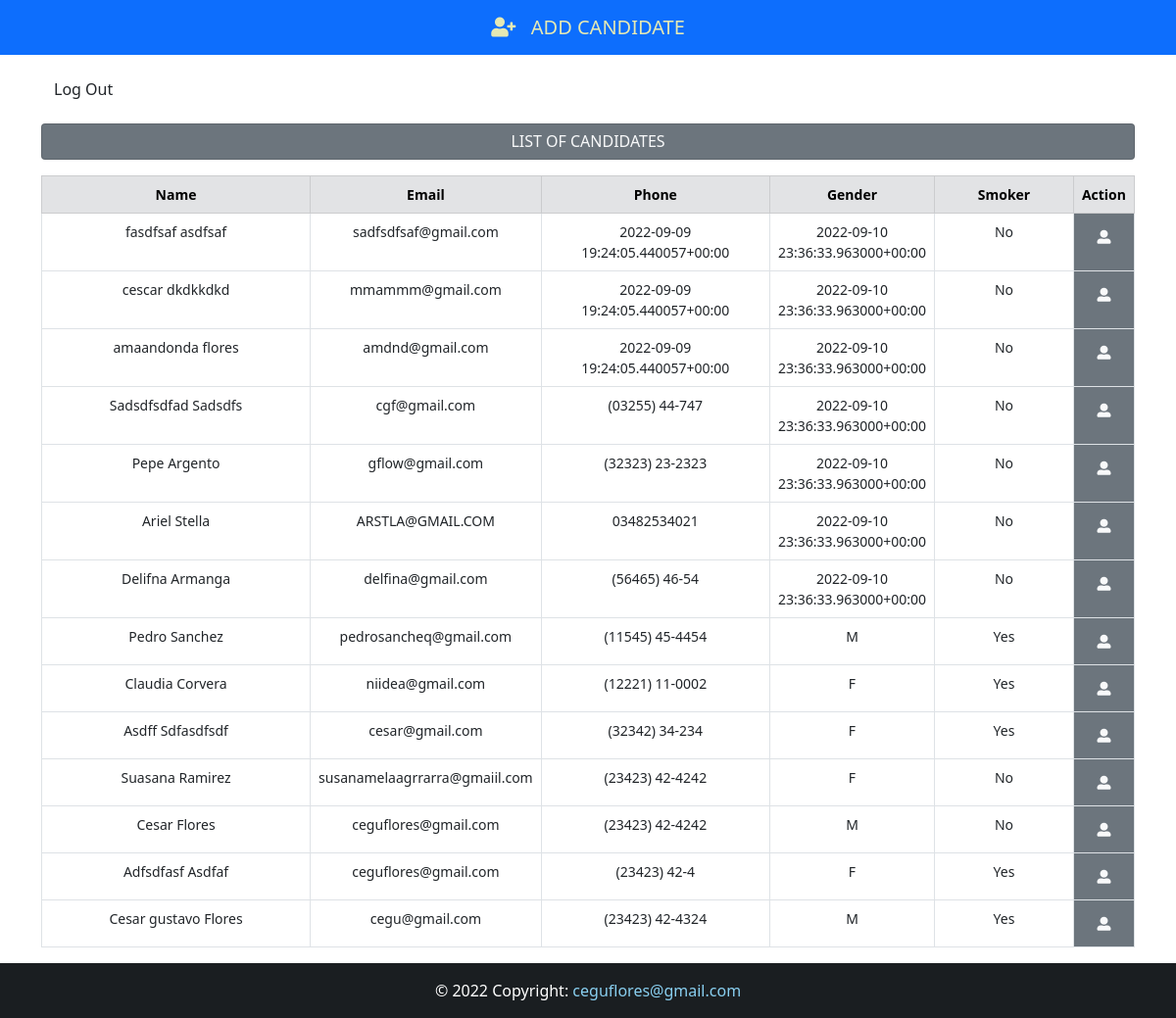
Page /backend (signed in) on the earlier database version.
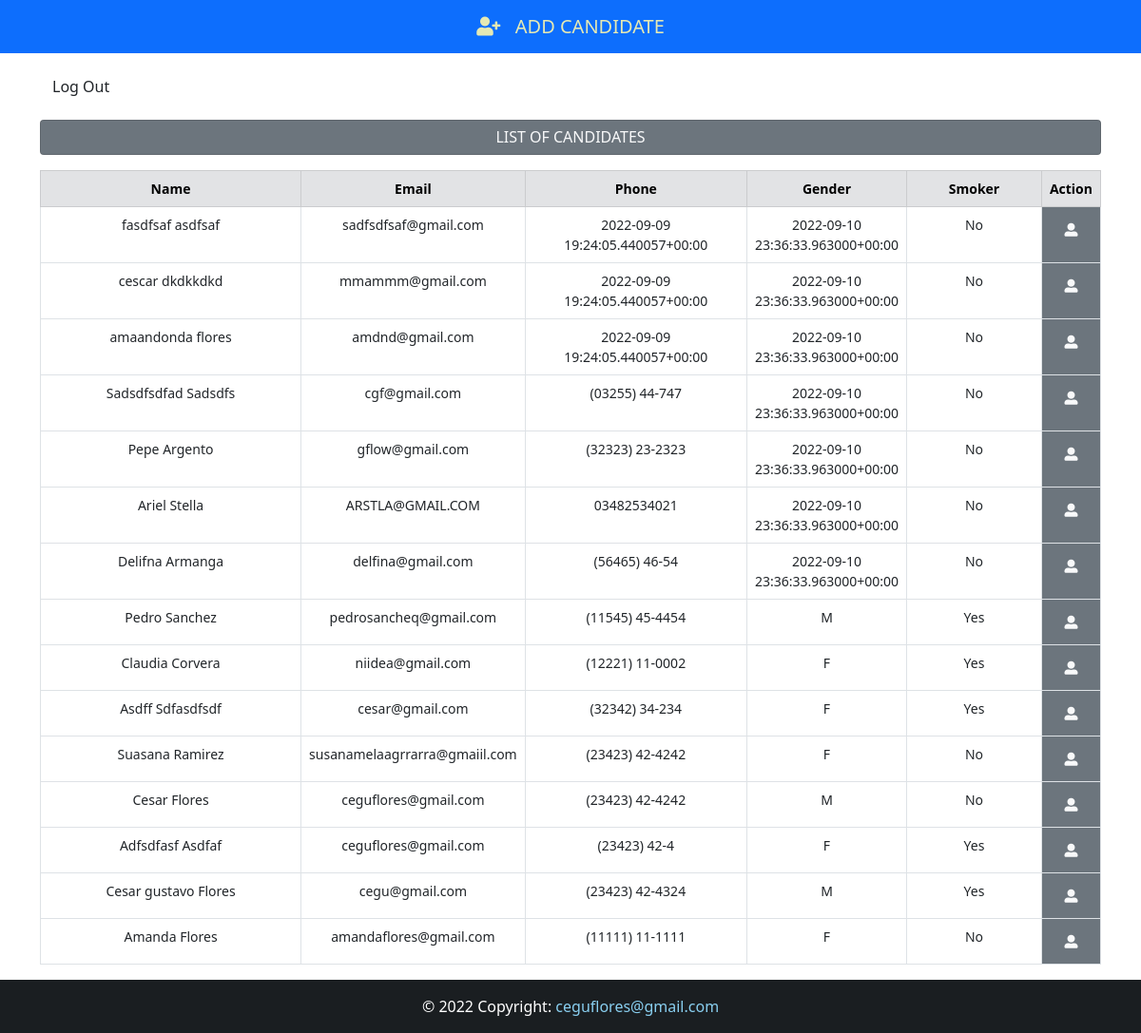
Same page on the later database version.
### App/models.py (models this page shows, shortened)
class Candidate(models.Model):
    firstname=models.CharField(max_length=50)
    lastname=models.CharField(max_length=50)
    email=models.EmailField(max_length=50)
    job=models.CharField(max_length=50)
    birth=models.DateField(auto_now=False,auto_now_add=False,verbose_name="Birthday")
    phone=models.CharField(max_length=25)
    personality = models.CharField(max_length=50, null=True, choices=PERSONALITY)
    salary = models.CharField(max_length=50)
    gender= models.CharField(max_length=10)
    experience=models.BooleanField(null=True)
    smoker=models.CharField(max_length= 10, choices=SMOKER, default='')
    message=models.TextField()
    file = models.FileField(upload_to='resume',blank=True, verbose_name="Resume")
    image= models.ImageField(upload_to='photo',blank=True, verbose_name="Potho")
    created_at=models.DateTimeField(auto_now_add=True)
    Situation= models.CharField(max_length=50,null=True, choices=SITUATION, default='Pending')
    company_note= models.TextField(blank=True)
    frameworks = MultiSelectField(choices=FRAMEWORKS, default="")
    languages = MultiSelectField(choices=LANGUAGES, default="")
    databases = MultiSelectField(choices=DATABASES, default="")
    libraries = MultiSelectField(choices=LIBRARIES, default="")
    mobile = MultiSelectField(choices=MOBILE, default="")
    others = MultiSelectField(choices=OTHERS, default="")
    institution= models.CharField(max_length=50)
    course= models.CharField(max_length=50)
    started_course= models.DateField(auto_now=False, auto_now_add=False)
    finished_course= models.DateField(auto_now=False, auto_now_add=False)
    about_course= models.CharField(max_length=50)
    status_course= models.CharField(max_length=50, choices=STATUSCOURSE)
    company= models.CharField(max_length=50)
    position= models.CharField(max_length=50)
    started_job= models.DateField(auto_now=False, auto_now_add=False)
    finished_job= models.DateField(auto_now=False, auto_now_add=False)
    employed= models.BooleanField(null=True,verbose_name="I am employed")
    remote= models.BooleanField(null=True,verbose_name="I agree remote to work remotely")
    travel= models.BooleanField(null=True,verbose_name="I' m avaible for travel")

### App/views.py (the view)
# urls.py: path('backend', views.backend, name='backend'),
@login_required(login_url='login')
@cache_control(no_cache=True, must_revalidate=True, no_store=True)
def backend(request):
    context = {'data_read': Candidate.objects.all()}
    return render(request,"backend.html", context)

### App/templates/backend.html
{% extends 'base.html' %}
{% block content %}
<div class="container" style="widt: 90%; font-size:14px">
    <a href="{% url 'home' %}" class="btn btn-out-danger mt-3 mb-3 my-btn">Log Out</a>
    <h6 class="card p-2 bg-secondary text-light text-center mb-3">LIST OF CANDIDATES</h6>
    <table class="table table-bordered text-center">
        <thead class="table-secondary">
            <tr>
                <th style="width: 30%;">Name</th>
                <th style="width: 20%;">Email</th>
                <th style="width: 23%;">Phone</th>
                <th style="width: 7%;">Gender</th>
                <th style="width: 15%;">Smoker</th>
                <th solspan="2" style="width: 5%;">Action</th>
            </tr>
        </thead>
        <body>
            {% for data in data_read %}
            <tr>
                <td>{{ data.firstname}} {{data.lastname}}</td>
                <td>{{ data.email}} </td>
                <td>{{ data.phone}}</td>
                <td>{{ data.gender}}</td>
                {% if data.smoker == '1' %}
                    <td>Yes</td>
                {% else %}
                    <td>No</td>
                {% endif %}
                <td class="bg-secondary">
                    <a href="{% url 'candidate' data.id %}" class="btn btnn-outline-secondary btn-sm text-light">
                        <i class="fas fa-user-alt"></i>
                    </a>
                </td>
            </tr>
            {% endfor %}
        </body>
    </table>
</div>
{% endblock content %}

### App/templates/base.html (shortened to what this page needs)
{% load static %}
<!DOCTYPE html>
<html lang="en">
<head>
    <link href="https://cdn.jsdelivr.net/npm/bootstrap@5.0.2/dist/css/bootstrap.min.css" rel="stylesheet">
    <link rel="stylesheet" href="https://use.fontawesome.com/releases/v5.15.4/css/all.css">
</head>
<body>
    <div class="wrapper">
      <header>
        <nav  class="navbar navbar-expand-lg navbar-dark navbar-sm {% block navbar %} bg-primary {% endblock %}">
          <a class="navbar-brand flex-grow-1 text-center small-title" style="color: #e5e9b4; left: 50%; transform: translateX(-50%); position: relative;">
            <i class="fas fa-user-plus"></i>&nbsp;&nbsp; ADD CANDIDATE
          </a>
        </nav>
      </header>
      {% block content %} {% endblock content %}
    </div>
    <footer class="bg-dark text-center text-lg-start" id="footer" style="color: #fff;">
      <div class="text-center p-3" style="background-color: rgba(0, 0, 0, 0.2);">
          &copy; {% now "Y" %} Copyright:
          <a class="text-light" href="#" style="text-decoration: none;">
              <span style="color: #89cff0;">ceguflores@gmail.com</span>
          </a>
      </div>
    </footer>
  </body>
</html>

Differences in the rows shown:
added Candidate: firstname "Amanda", lastname "Flores", email "amandaflores@gmail.com", phone "(11111) 11-1111", gender "F", smoker "No"
